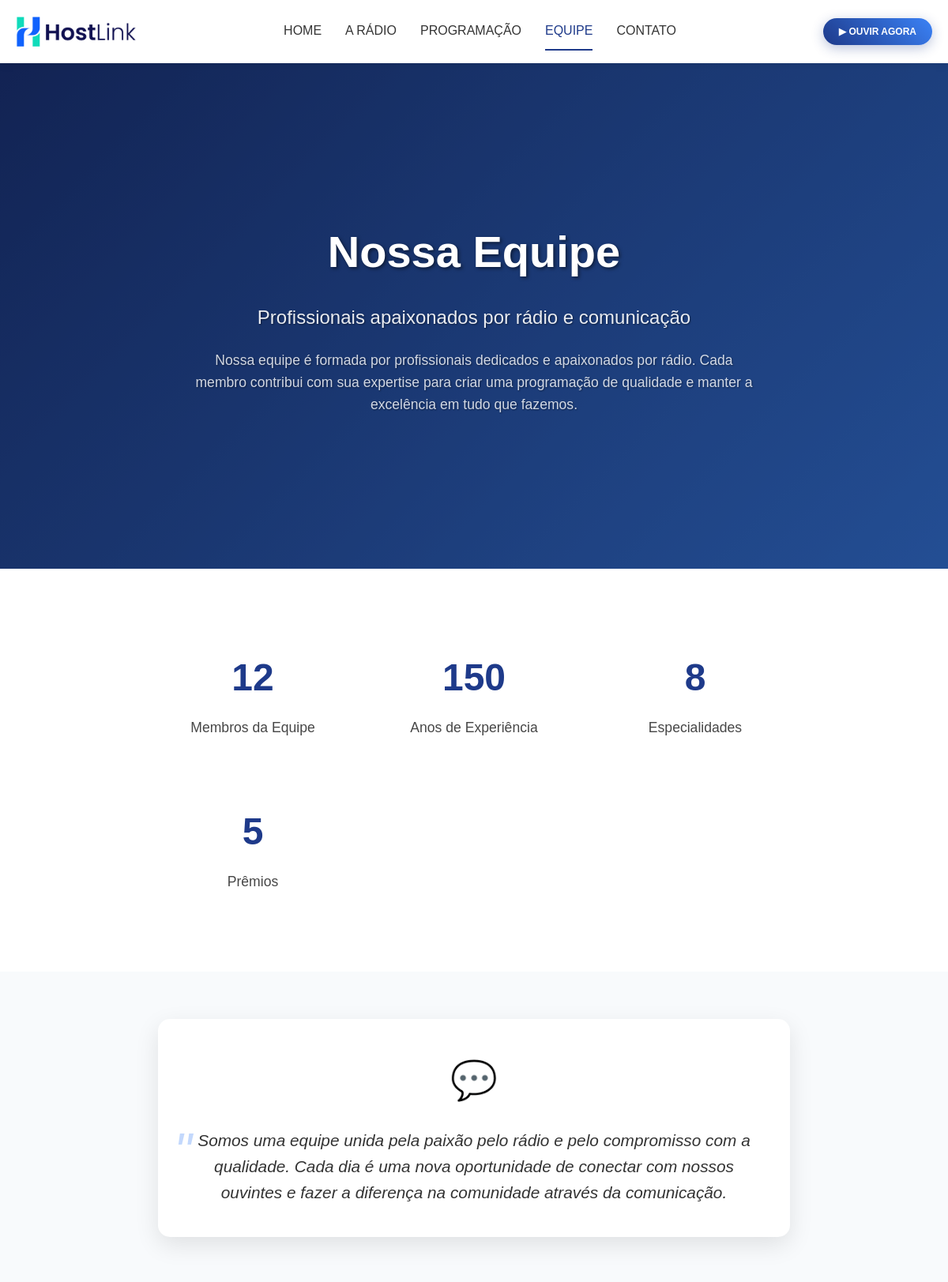
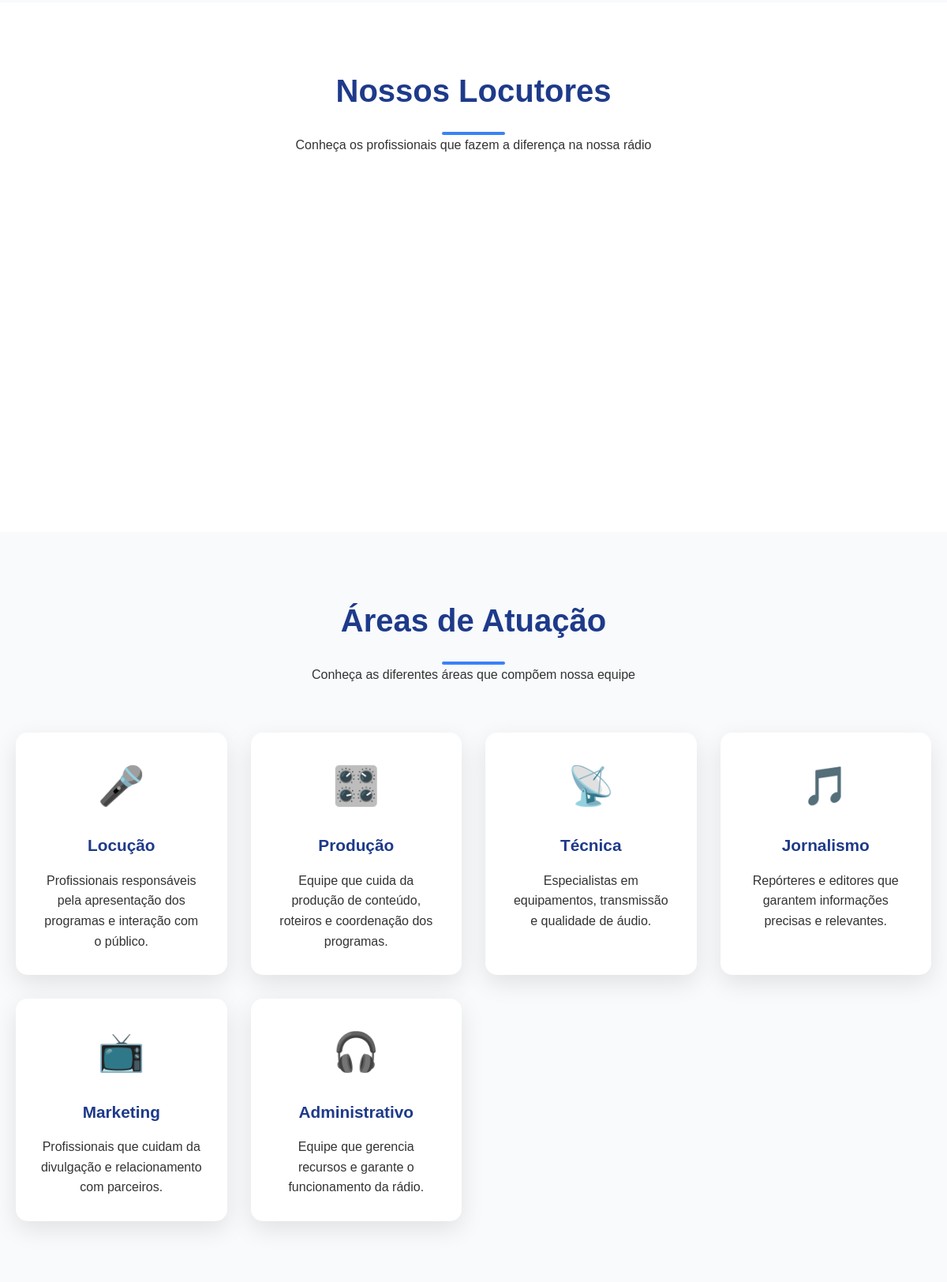
/equipe (upper part), run on the app's committed database (2 pictures, top to bottom).
### app.py (models this page shows)
class Configuracao(db.Model):
    id = db.Column(db.Integer, primary_key=True)
    chave = db.Column(db.String(100), nullable=False)
    valor = db.Column(db.Text)
    criado_em = db.Column(db.DateTime, default=datetime.utcnow)

class PaginaEquipe(db.Model):
    id = db.Column(db.Integer, primary_key=True)
    titulo = db.Column(db.String(200), nullable=False)
    subtitulo = db.Column(db.String(300))
    descricao = db.Column(db.Text)
    mensagem_equipe = db.Column(db.Text)
    imagem_principal = db.Column(db.String(255))
    estatisticas_equipe = db.Column(db.Text)  # JSON com estatísticas da equipe
    areas_atuacao = db.Column(db.Text)  # JSON com áreas de atuação
    convite_equipe = db.Column(db.Text)
    criado_em = db.Column(db.DateTime, default=datetime.utcnow)
    atualizado_em = db.Column(db.DateTime, default=datetime.utcnow, onupdate=datetime.utcnow)

### app.py (the view)
@app.route('/equipe')
def equipe():
    config = get_site_config()
    locutores = Locutor.query.all()
    pagina_equipe = PaginaEquipe.query.first()
    return render_template('equipe.html', config=config, locutores=locutores, pagina_equipe=pagina_equipe)

### app.py (called while the page is built)
@app.template_filter('from_json')
def from_json_filter(value):
    if value:
        try:
            return json.loads(value)
        except:
            return {}
    return {}

@app.template_filter('nl2br')
def nl2br_filter(value):
    if value:
        return value.replace('\n', '<br>')
    return value

### templates/equipe.html (shortened to what this page needs)
{% extends "base.html" %}
{% block content %}
<section class="hero-section">
    <div class="hero-background">
        <div class="hero-overlay"></div>
    </div>
    <div class="hero-content">
        <div class="container">
            <h1 class="hero-title">
                {% if pagina_equipe and pagina_equipe.titulo %}
                    {{ pagina_equipe.titulo }}
                {% else %}
                    Nossa Equipe
                {% endif %}
            </h1>
            {% if pagina_equipe and pagina_equipe.subtitulo %}
            <p class="hero-subtitle">{{ pagina_equipe.subtitulo }}</p>
            {% endif %}
            {% if pagina_equipe and pagina_equipe.descricao %}
            <p class="hero-description">{{ pagina_equipe.descricao }}</p>
            {% endif %}
        </div>
    </div>
</section>
{% if pagina_equipe and pagina_equipe.estatisticas_equipe %}
<section class="stats-section">
    <div class="container">
        <div class="stats-grid">
            {% set estatisticas_equipe = pagina_equipe.estatisticas_equipe | from_json %}
            {% for key, estatistica in estatisticas_equipe.items() %}
            <div class="stat-item">
                <div class="stat-number">{{ estatistica.valor }}</div>
                <div class="stat-label">{{ estatistica.titulo }}</div>
            </div>
            {% endfor %}
        </div>
    </div>
</section>
{% endif %}
{% if pagina_equipe and pagina_equipe.mensagem_equipe %}
<section class="team-message-section">
    <div class="container">
        <div class="team-message">
            <div class="message-icon">💬</div>
            <blockquote>
                {{ pagina_equipe.mensagem_equipe | nl2br }}
            </blockquote>
        </div>
    </div>
</section>
{% endif %}
{% if locutores %}
<section class="team-section">
    <div class="container">
        <div class="section-header">
            <h2>Nossos Locutores</h2>
            <div class="section-divider"></div>
            <p>Conheça os profissionais que fazem a diferença na nossa rádio</p>
        </div>
        <div class="team-grid">
        </div>
    </div>
</section>
{% endif %}
{% if pagina_equipe and pagina_equipe.areas_atuacao %}
<section class="areas-section">
    <div class="container">
        <div class="section-header">
            <h2>Áreas de Atuação</h2>
            <div class="section-divider"></div>
            <p>Conheça as diferentes áreas que compõem nossa equipe</p>
        </div>
        <div class="areas-grid">
            {% set areas_atuacao = pagina_equipe.areas_atuacao | from_json %}
            {% for key, area in areas_atuacao.items() %}
            <div class="area-card">
                <div class="area-icon">
                    {% if loop.index == 1 %}🎤
                    {% elif loop.index == 2 %}🎛️
                    {% elif loop.index == 3 %}📡
                    {% elif loop.index == 4 %}🎵
                    {% elif loop.index == 5 %}📺
                    {% else %}🎧
                    {% endif %}
                </div>
                <h3>{{ area.titulo }}</h3>
                <p>{{ area.descricao }}</p>
            </div>
            {% endfor %}
        </div>
    </div>
</section>
{% endif %}
{% endblock %}

### templates/base.html (shortened to what this page needs)
<!DOCTYPE html>
<html lang="pt-br">
<head>
    <link rel="stylesheet" href="{{ url_for('static', filename='css/styles.css') }}">
    <link rel="stylesheet" href="{{ url_for('static', filename='css/player.css') }}">
</head>
<body>
    <header>
        <img src="{{ config.logo }}" alt="{{ config.nome_site }}" class="logo" onerror="this.style.display='none'; this.nextElementSibling.style.display='block';">
        <nav>
            <a href="{{ url_for('index') }}" {% if request.endpoint == 'index' %}class="active"{% endif %}>HOME</a>
            <a href="{{ url_for('a_radio') }}" {% if request.endpoint == 'a_radio' %}class="active"{% endif %}>A RÁDIO</a>
            <a href="{{ url_for('programacao') }}" {% if request.endpoint == 'programacao' %}class="active"{% endif %}>PROGRAMAÇÃO</a>
            <a href="{{ url_for('equipe') }}" {% if request.endpoint == 'equipe' %}class="active"{% endif %}>EQUIPE</a>
            <a href="{{ url_for('contato') }}" {% if request.endpoint == 'contato' %}class="active"{% endif %}>CONTATO</a>
        </nav>
        <div class="header-buttons">
            <button class="play-now-btn" onclick="window.radioPlayer && window.radioPlayer.togglePlay()">▶ OUVIR AGORA</button>
        </div>
    </header>
    <main>
        {% block content %}{% endblock %}
    </main>
</body>
</html>

### static/css/styles.css (style rules this page uses)
* { margin: 0; padding: 0; box-sizing: border-box; }
body { font-family: var(--fonte, 'Roboto'), sans-serif; background-color: #ffffff; color: #333333; line-height: 1.6; }
.container { max-width: 1200px; margin: 0 auto; padding: 0 20px; }
header { background: white; box-shadow: 0 2px 10px rgba(0,0,0,0.1); padding: 15px 20px; display: flex; justify-content: space-between; align-items: center; position: sticky; top: 0; z-index: 999; }
.logo { height: 50px; width: auto; }
nav { display: flex; gap: 30px; }
nav a { text-decoration: none; color: #333333; font-weight: 500; padding: 10px 0; border-bottom: 2px solid transparent; transition: all 0.3s ease; }
nav a:hover, nav a.active { color: #1e3a8a; border-bottom-color: #1e3a8a; }
.header-buttons { display: flex; gap: 10px; }
.header-buttons button { background: #3b82f6; color: white; border: none; padding: 8px 15px; border-radius: 5px; cursor: pointer; font-size: 12px; transition: all 0.3s ease; }
.play-now-btn { background: linear-gradient(45deg, #1e3a8a, #3b82f6) !important; font-weight: 600 !important; padding: 10px 20px !important; border-radius: 25px !important; box-shadow: 0 4px 15px rgba(30, 58, 138, 0.3) !important; }
.stats-grid { display: grid; grid-template-columns: repeat(auto-fit, minmax(200px, 1fr)); gap: 30px; max-width: 800px; margin: 0 auto; }
.stat-item { text-align: center; }
.stat-label { font-size: 1.1rem; opacity: 0.9; }
.stat-label { color: #666; font-size: 1rem; }
.hero-section { position: relative; height: 80vh; min-height: 500px; display: flex; align-items: center; justify-content: center; overflow: hidden; }
.hero-background { position: absolute; top: 0; left: 0; width: 100%; height: 100%; background: linear-gradient(135deg, var(--cor-principal, #1e3a8a), var(--cor-botoes, #3b82f6)); }
.hero-overlay { position: absolute; top: 0; left: 0; width: 100%; height: 100%; background: rgba(0, 0, 0, 0.4); }
.hero-content { position: relative; z-index: 2; text-align: center; color: white; max-width: 800px; padding: 0 20px; }
.hero-title { font-size: 3.5rem; font-weight: bold; margin-bottom: 20px; text-shadow: 2px 2px 4px rgba(0, 0, 0, 0.5); }
.hero-subtitle { font-size: 1.5rem; margin-bottom: 20px; opacity: 0.9; text-shadow: 1px 1px 2px rgba(0, 0, 0, 0.5); }
.hero-description { font-size: 1.1rem; line-height: 1.6; opacity: 0.8; text-shadow: 1px 1px 2px rgba(0, 0, 0, 0.5); }
.stats-section { background: white; padding: 80px 0; box-shadow: 0 5px 20px rgba(0, 0, 0, 0.1); }
.stats-grid { display: grid; grid-template-columns: repeat(auto-fit, minmax(200px, 1fr)); gap: 40px; text-align: center; }
.stat-item { padding: 20px; }
.stat-number { font-size: 3rem; font-weight: bold; color: var(--cor-principal, #1e3a8a); margin-bottom: 10px; display: block; }
.stat-label { font-size: 1.1rem; color: var(--cor-texto, #333333); font-weight: 500; }
.section-header { text-align: center; margin-bottom: 60px; }
.section-header h2 { font-size: 2.5rem; color: var(--cor-principal, #1e3a8a); margin-bottom: 20px; }
.section-divider { width: 80px; height: 4px; background: var(--cor-botoes, #3b82f6); margin: 0 auto; border-radius: 2px; }
.team-message-section { padding: 60px 0; background: #f8fafc; }
.team-message { text-align: center; max-width: 800px; margin: 0 auto; padding: 40px; background: white; border-radius: 15px; box-shadow: 0 10px 30px rgba(0, 0, 0, 0.1); }
.message-icon { font-size: 3rem; margin-bottom: 20px; display: block; }
.team-message blockquote { font-size: 1.3rem; line-height: 1.6; color: var(--cor-texto, #333333); font-style: italic; margin: 0; position: relative; }
.team-message blockquote::before { content: '"'; font-size: 4rem; color: var(--cor-botoes, #3b82f6); position: absolute; top: -20px; left: -20px; opacity: 0.3; }
.team-section { padding: 80px 0; background: white; }
.team-grid { display: grid; grid-template-columns: repeat(auto-fit, minmax(300px, 1fr)); gap: 40px; margin-top: 60px; }
.areas-section { padding: 80px 0; background: #f8fafc; }
.areas-grid { display: grid; grid-template-columns: repeat(auto-fit, minmax(250px, 1fr)); gap: 30px; margin-top: 60px; }
.area-card { background: white; padding: 30px; border-radius: 15px; box-shadow: 0 10px 30px rgba(0, 0, 0, 0.1); text-align: center; transition: transform 0.3s ease; }
.area-icon { font-size: 3rem; margin-bottom: 20px; display: block; }
.area-card h3 { font-size: 1.3rem; color: var(--cor-principal, #1e3a8a); margin-bottom: 15px; }
.area-card p { color: var(--cor-texto, #333333); line-height: 1.6; }

### data on the page
Configuracao: logo (picture)
PaginaEquipe: titulo "Nossa Equipe", subtitulo "Profissionais apaixonados por rádio e comunicação", descricao "Nossa equipe é formada por profissionais dedicados e apaixonados por rádio. Cada membro contribui com sua expertise para criar uma programação de qualidade e manter a excelência em tudo que fazemos.", mensagem_equipe "Somos uma equipe unida pela paixão pelo rádio e pelo compromisso com a qualidade. Cada dia é uma nova oportunidade de conectar com nossos ouvintes e fazer a diferença na comunidade através da comunicação."

### other printed values
{{ estatistica.valor }} "12" "150" "8" "5"
{{ estatistica.titulo }} "Membros da Equipe" "Anos de Experiência" "Especialidades" "Prêmios"
{{ area.titulo }} "Locução" "Produção" "Técnica" "Jornalismo" "Marketing" "Administrativo"
{{ area.descricao }} "Profissionais responsáveis pela apresentação dos programas e interação com o público." "Equipe que cuida da produção de conteúdo, roteiros e coordenação dos programas." "Especialistas em equipamentos, transmissão e qualidade de áudio." "Repórteres e editores que garantem informações precisas e relevantes." "Profissionais que cuidam da divulgação e relacionamento com parceiros." "Equipe que gerencia recursos e garante o funcionamento da rádio."
